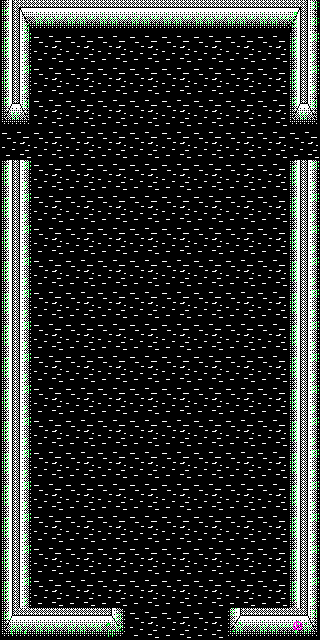

Below is a game level as drawn by its tile map, then a one-line description and the .tmx file that defines it, in full:
An orthogonal 10x20 tile map with 32x32 px tiles, 2 tile layers (ground, walls), 2 tilesets.

<map version="1.10" tiledversion="1.10.1" orientation="orthogonal" renderorder="right-down" width="10" height="20" tilewidth="32" tileheight="32" infinite="0" nextlayerid="6" nextobjectid="1">
 <tileset firstgid="1" source="../tileset_gen4.tsx" />
 <tileset firstgid="41" source="../tileset_gen9.tsx" />
 <layer id="1" name="ground" width="10" height="20">
  <data encoding="csv">
14,14,14,14,14,14,14,14,14,14,
14,14,14,14,14,14,14,14,14,14,
14,14,14,14,14,14,14,14,14,14,
14,14,14,14,14,14,14,14,14,14,
14,14,14,14,14,14,14,14,14,14,
14,14,14,14,14,14,14,14,14,14,
14,14,14,14,14,14,14,14,14,14,
14,14,14,14,14,14,14,14,14,14,
14,14,14,14,14,14,14,14,14,14,
14,14,14,14,14,14,14,14,14,14,
14,14,14,14,14,14,14,14,14,14,
14,14,14,14,14,14,14,14,14,14,
14,14,14,14,14,14,14,14,14,14,
14,14,14,14,14,14,14,14,14,14,
14,14,14,14,14,14,14,14,14,14,
14,14,14,14,14,14,14,14,14,14,
14,14,14,14,14,14,14,14,14,14,
14,14,14,14,14,14,14,14,14,14,
14,14,14,14,14,14,14,14,14,14,
14,14,14,14,14,14,14,14,14,14
</data>
 </layer>
 <layer id="3" name="walls" width="10" height="20">
  <data encoding="csv">
128,71,71,130,71,71,71,71,71,74,
72,0,0,0,0,0,0,0,0,72,
72,0,0,0,0,0,0,0,0,72,
77,0,0,0,0,0,0,0,0,77,
0,0,0,0,0,0,0,0,0,0,
127,0,0,0,0,0,0,0,0,127,
72,0,0,0,0,0,0,0,0,72,
72,0,0,0,0,0,0,0,0,72,
72,0,0,0,0,0,0,0,0,72,
72,0,0,0,0,0,0,0,0,72,
72,0,0,0,0,0,0,0,0,72,
72,0,0,0,0,0,0,0,0,72,
72,0,0,0,0,0,0,0,0,72,
72,0,0,0,0,0,0,0,0,72,
72,0,0,0,0,0,0,0,0,72,
72,0,0,0,0,0,0,0,0,72,
72,0,0,0,0,0,0,0,0,72,
72,0,0,0,0,0,0,0,0,72,
72,0,0,0,0,0,0,0,0,72,
75,71,71,79,0,0,0,78,71,76
</data>
 </layer>
</map>
